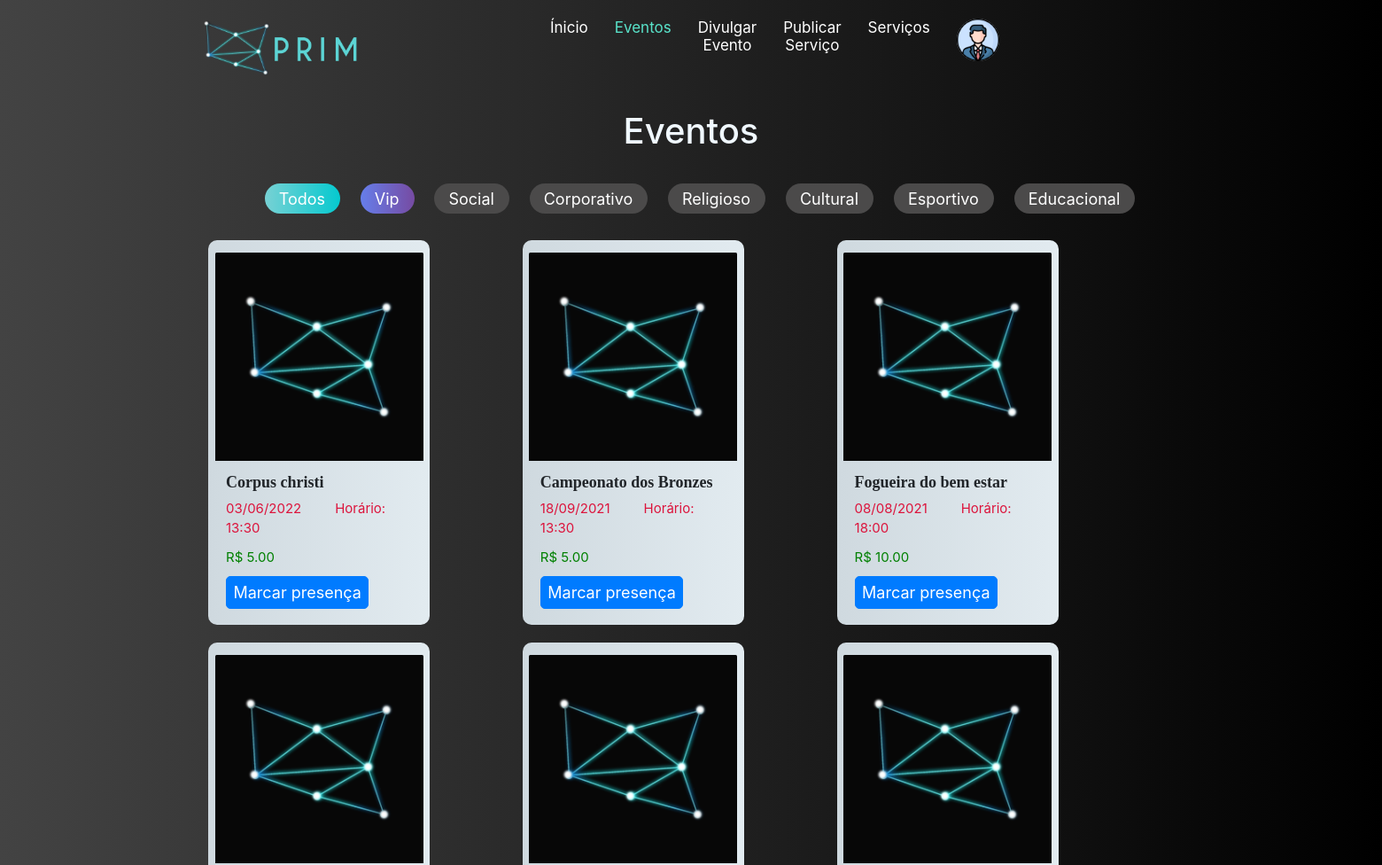
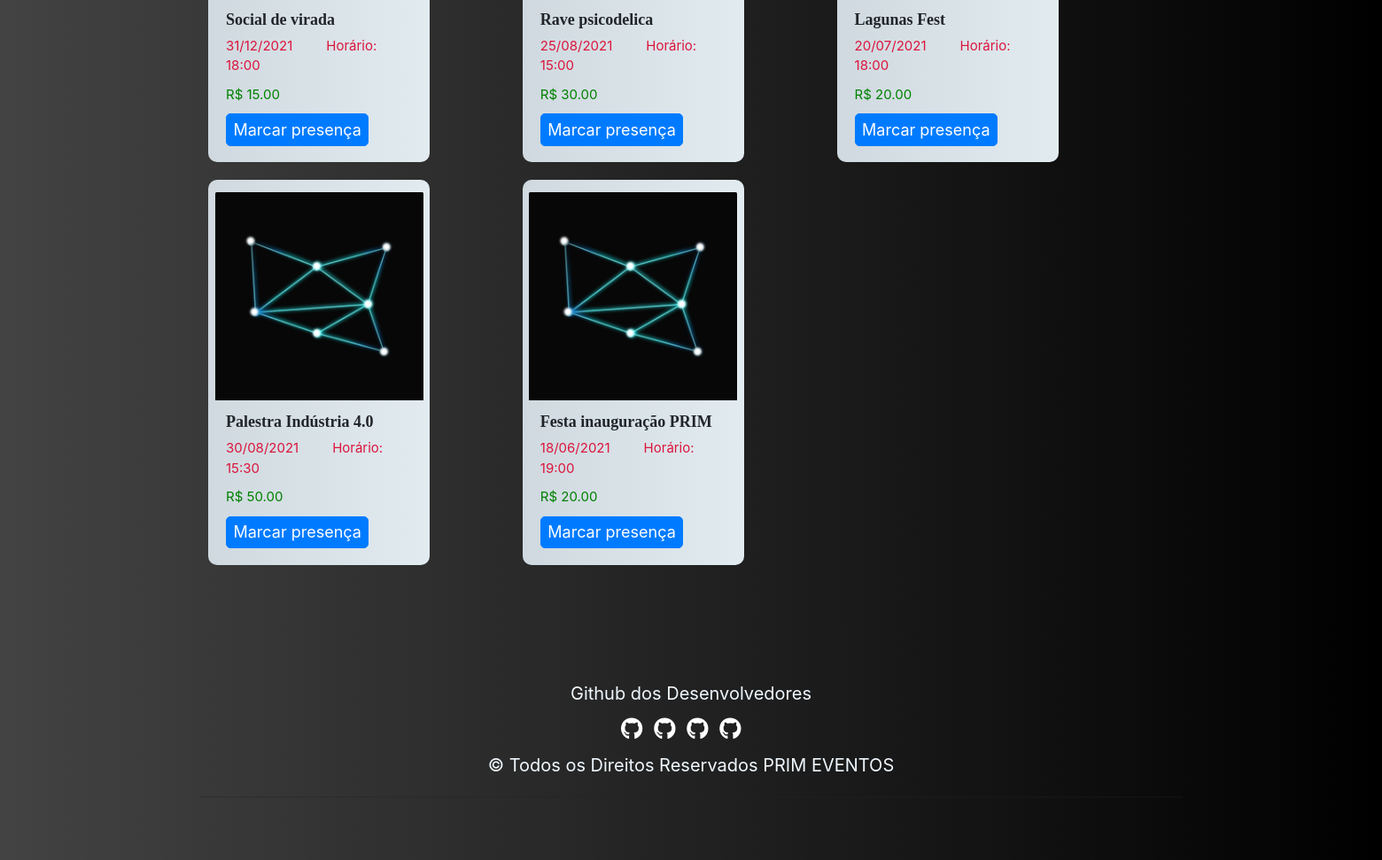
The page /Eventos.php (signed in) on the database its author committed (2 pictures, top to bottom).
### tables this page shows
CREATE TABLE IF NOT EXISTS EVENTO (
	ID_EVENTO int NOT NULL AUTO_INCREMENT,
	TITULO_EVENTO varchar(30) NOT NULL,
	DESCRICAO_EVENTO varchar(315),
	LOCALIZACAO_EVENTO char(9) NOT NULL,
	TELEFONE_EVENTO varchar(16) NOT NULL,
	DATA_EVENTO date NOT NULL,
	HORA_EVENTO time(0) NOT NULL,
	PRECO_EVENTO decimal(7,2) NOT NULL,
	TAXA_EVENTO decimal(5,2) NOT NULL,
	PUBLICO_EVENTO smallint NOT NULL,
	ING_VENDIDOS_EVENTO smallint NOT NULL,
	EMAIL_USER varchar(50) NOT NULL,
	ID_CATEGORIA_EVENTO int NOT NULL,
	CONSTRAINT PK_EVENTO PRIMARY KEY (ID_EVENTO),
	CONSTRAINT FK_EVENTO_USUARIO FOREIGN KEY (EMAIL_USER) REFERENCES USUARIO (EMAIL_USER),
	CONSTRAINT FK_EVENTO_CATEGORIA_EVENTO FOREIGN KEY (ID_CATEGORIA_EVENTO) REFERENCES CATEGORIA_EVENTO (ID_CATEGORIA_EVENTO)
)DEFAULT CHARSET=UTF8;

### Eventos.php (the view, shortened to what this page needs)
<?php
include("Backend/conexao.php");
$filtro = isset($_GET['filtro'])?$_GET['filtro']:"";
if(empty($filtro) )
  $filtro = "%%";
$SQL = "SELECT TITULO_EVENTO,DATA_EVENTO,HORA_EVENTO,PRECO_EVENTO,ID_EVENTO FROM EVENTO WHERE ID_CATEGORIA_EVENTO LIKE '$filtro' ORDER BY ID_EVENTO DESC";
$consulta = mysqli_query($conexao, $SQL);
?>
<!DOCTYPE html>
<html lang="en">
<head>
  <link rel="stylesheet" href="style.css">
  <link href="https://cdn.jsdelivr.net/npm/bootstrap@5.0.0/dist/css/bootstrap.min.css" rel="stylesheet">
  <link href="https://cdn.jsdelivr.net/npm/bootstrap@5.0.0-beta3/dist/css/bootstrap.min.css" rel="stylesheet">
  <link href="//maxcdn.bootstrapcdn.com/bootstrap/3.3.0/css/bootstrap.min.css" rel="stylesheet" id="bootstrap-css">
  <link href="//maxcdn.bootstrapcdn.com/bootstrap/4.0.0/css/bootstrap.min.css" rel="stylesheet" id="bootstrap-css">
  <link href="/your-path-to-fontawesome/css/fontawesome.css" rel="stylesheet">
  <link href="/your-path-to-fontawesome/css/brands.css" rel="stylesheet">
  <link href="/your-path-to-fontawesome/css/solid.css" rel="stylesheet">
</head>
<body>
  <div class="container">
    <div class="row">
      <div class="col-4 col-md-2 col-lg-0">
        <img src="Imgs/LogoFULL.png" class="logo">
      </div>
      <div class="col-6 col-md-6 col-sm-6 col-lg-6 menu_area">
        <nav class="navbar navbar-expand-lg ">
          <ul class="navbar-nav me-auto mb-6 mb-lg-0">
            <li class="nav-item">
              <a class="nav-link " href="Prim.php">Ínicio</a>
            </li>
            <li class="nav-item">
              <a class="nav-link active" href="Eventos.php">Eventos</a>
            </li>
            <li class="nav-item">
              <a class="nav-link" href="publicarE.php">Divulgar Evento</a>
            </li>
            <li class="nav-item">
              <a class="nav-link" href="publicarS.php">Publicar Serviço</a>
            </li>
            <li class="nav-item">
              <a class="nav-link" href="Serviços.php">Serviços</a>
            </li>
            <div class="float-right">
              <ul class="navbar-nav align-items-center  ml-auto ml-md-0 ">
                <li class="nav-item dropdown">
                  <a class="nav-link pr-0" href="#" role="button" data-toggle="dropdown" aria-haspopup="true" aria-expanded="false">
                    <div class="media align-items-center">
                      <span class="avatar avatar-sm rounded-circle">
                        <img alt="Image placeholder" src="Imgs/user.png">
                      </span>
                      <div class="media-body  ml-2  d-none d-lg-block">
                      </div>
                    </div>
                  </a>
                </li>
              </ul>
            </div>
      </div>
    </div>
  </div>
  <h1 style="font-size:40px;text-align:center;color:aliceblue;">Eventos  </h1> <br>
  <br>
  <div class="container ">
    <div class="row align-items-start">
      <div class="col-12 busca">
        <div class="text-center">
          <form method="get">
            <button value="%%" name="filtro" type="submit" style="  margin-top: 0px; background: linear-gradient(90deg, #77d1d4 0%, #05c9cf 100%);" class="btn btn-outline-primary">Todos</button>
            <button value="1" name="filtro" type="submit" style="   background: linear-gradient(90deg, #667EEA 0%, #764BA2 100%);"  class="btn btn-outline-primary">Vip</button>
            <button value="2" name="filtro" type="submit" class="btn btn-outline-info">Social </button>
            <button value="3" name="filtro" type="submit" class="btn btn-outline-info">Corporativo</button>
            <button value="4" name="filtro" type="submit" class="btn btn-outline-info">Religioso</button>
            <button value="5" name="filtro" type="submit" class="btn btn-outline-info">Cultural</button>
            <button value="6" name="filtro" type="submit" class="btn btn-outline-info">Esportivo</button>
            <button value="7" name="filtro" type="submit" class="btn btn-outline-info">Educacional</button>
          </form>
        </div>
      </div>
    </div>
  </div>
  <div class="container cards">
    <div class="row align-items-start">
      <?php while ($mostraEventos = mysqli_fetch_array($consulta)) { ?>
        <div class="card2" style="width: 25rem; margin-bottom:20px; margin-right:7%">
              <img src="Imgs/Card.jpg" class="card-img-top" alt="...">
          <div class="card-body">
            <h5 class="card-title"><Strong> <?php print "$mostraEventos[0]"; ?></Strong></h5>
            <p class="card-text"><?php print date("d/m/Y",strtotime($mostraEventos[1]));
                                  print("Horário: ");
                                  print date("H:i",strtotime($mostraEventos[2])); ?></p>
                               <p style="color:green;">R$ <?php echo $mostraEventos[3]?></p>
              <form method="post" action="EventoD.php" >
                <button  value="<?php echo $mostraEventos[4]?>" name="event" type="submit" class="btn btn-primary">Marcar presença</button>
              </form>
          </div>
        </div>
      <?php } ?>
    </div>
  </div>
  <section id="footer">
    <div class="container">
    <div class="text-center">
      <div class="row">
             <p >Github dos Desenvolvedores</p>
          <ul class="list-unstyled list-inline social text-center">
            <li class="list-inline-item"><a href="https://github.com/RBGoriginal"><i class="fa fa-github"></i></a></li>
            <li class="list-inline-item"><a href="https://github.com/Marcojrr12"><i class="fa fa-github"></i></a></li>
            <li class="list-inline-item"><a href="https://github.com/pedr0santos"><i class="fa fa-github"></i></a></li>
            <li class="list-inline-item"><a href="https://github.com/iagolanaa"><i class="fa fa-github"></i></a></li>
          </ul> <p >© Todos os Direitos Reservados PRIM EVENTOS</p>
        </div>
        <hr>
      </div>
  </section>
</body>
</html>

### style.css (style rules this page uses)
body { background: linear-gradient(90deg, #434343 0%, #202020 100%); }
.menu_area ul li a { color: white; text-decoration: none; font-size: 17px; margin-right: 20px; }
.menu_area { margin-right: 10px; margin-top: 25px; text-align: center; float: right; margin-left: auto; margin-right: auto; }
.logo { max-width: 220px; margin-left: auto; }
.navbar-nav .active { color: rgba(89, 227, 202, 1); }
.busca button { margin-left: 20px; background-color: #4b4a4a; color: white; font-size: 2px; border: none; padding-left: 16px; padding-right: 17px; border-radius: 40px!important ; }
.cards { margin-top: 30px; }
.card2 { margin-top: 20px; margin-left: 25px; padding: 6px; border-radius: 50px; background: linear-gradient(90deg, #CFD9DF 0%, #E2EBF0 100%); }
.card2 h5 { font-size:18px ; }
.card2 p { font-size:15px ; }
.card2 img { margin-top: 30px; }
section { padding: 60px 0; }
#footer { background: linear-gradient(90deg, #434343 0%, #000000 100%) !important; margin-top: 50px; }
#footer a { color: #ffffff; text-decoration: none !important; background-color: transparent; -webkit-text-decoration-skip: objects; }
#footer ul.social li { padding: 3px 0; }
#footer ul.social li a i { margin-right: 5px; font-size:25px; -webkit-transition: .5s all ease; -moz-transition: .5s all ease; transition: .5s all ease; }
#footer ul.social li a, #footer ul.quick-links li a { color:#ffffff; }
.btn-primary { color: #fff; background: linear-gradient(90deg, #00CDAC 0%, #8DDAD5 100%); border-color:linear-gradient(90deg, #00CDAC 0%, #8DDAD5 100%); border-radius: 8px; }
body { background: linear-gradient(90deg, #434343 0%, #000000 100%); }
.card2 { margin-top: 45px; border-radius: 10px; background: linear-gradient(90deg, #CFD9DF 0%, #E2EBF0 100%); }
.card2 img { margin-top: 8px; }
h1 { color: aliceblue; }
p { color: aliceblue; }
.card-text { color: crimson; }
.avatar img { width: 100%; }
img { vertical-align: middle; border-style: none; }
.avatar-sm { font-size: .875rem; width: 36px; height: 36px; }
.avatar { font-size: 1rem; display: inline-flex; width: 48px; height: 48px; color: #fff; border-radius: .375rem; background-color: #adb5bd; align-items: center; justify-content: center; }
span { color: #434343; }
*, *::before, *::after { -webkit-box-sizing: border-box; box-sizing: border-box; }
div { display: block; }
input, textarea, button { padding: 8px 15px; border-radius: 5px !important; margin: 5px 0px; box-sizing: border-box; border: 1px solid #ccc; font-size: 18px !important; font-weight: 300 }
p { font-size: 20px; }
strong { font-family: Swis721_B; }

### rows shown on the page
evento: TITULO_EVENTO "Corpus christi", DATA_EVENTO "03/06/2022", HORA_EVENTO "13:30", PRECO_EVENTO "5.00", $mostraEventos[4] 8 (drawn)
evento: TITULO_EVENTO "Campeonato dos Bronzes", DATA_EVENTO "18/09/2021", HORA_EVENTO "13:30", PRECO_EVENTO "5.00", $mostraEventos[4] 7 (drawn)
evento: TITULO_EVENTO "Fogueira do bem estar", DATA_EVENTO "08/08/2021", HORA_EVENTO "18:00", PRECO_EVENTO "10.00", $mostraEventos[4] 6 (drawn)
evento: TITULO_EVENTO "Social de virada", DATA_EVENTO "31/12/2021", HORA_EVENTO "18:00", PRECO_EVENTO "15.00", $mostraEventos[4] 5 (drawn)
evento: TITULO_EVENTO "Rave psicodelica", DATA_EVENTO "25/08/2021", HORA_EVENTO "15:00", PRECO_EVENTO "30.00", $mostraEventos[4] 4 (drawn)
evento: TITULO_EVENTO "Lagunas Fest", DATA_EVENTO "20/07/2021", HORA_EVENTO "18:00", PRECO_EVENTO "20.00", $mostraEventos[4] 3 (drawn)
evento: TITULO_EVENTO "Palestra Indústria 4.0", DATA_EVENTO "30/08/2021", HORA_EVENTO "15:30", PRECO_EVENTO "50.00", $mostraEventos[4] 2 (drawn)
evento: TITULO_EVENTO "Festa inauguração PRIM", DATA_EVENTO "18/06/2021", HORA_EVENTO "19:00", PRECO_EVENTO "20.00", $mostraEventos[4] 1 (drawn)
